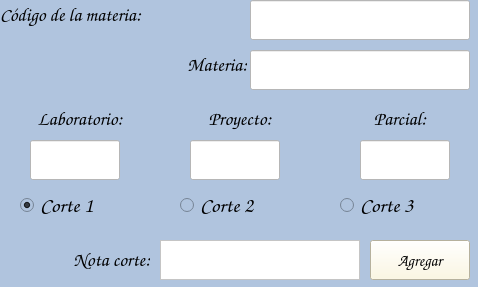
<?xml version="1.0" encoding="UTF-8"?>
<ui version="4.0">
 <class>Form</class>
 <widget class="QWidget" name="Form">
  <property name="geometry">
   <rect>
    <x>0</x>
    <y>0</y>
    <width>478</width>
    <height>287</height>
   </rect>
  </property>
  <property name="windowTitle">
   <string>Form</string>
  </property>
  <property name="styleSheet">
   <string notr="true">background-color: rgb(176,196,222);</string>
  </property>
  <widget class="QLabel" name="label_4">
   <property name="geometry">
    <rect>
     <x>160</x>
     <y>100</y>
     <width>160</width>
     <height>39</height>
    </rect>
   </property>
   <property name="font">
    <font>
     <family>Comic Sans MS</family>
     <pointsize>14</pointsize>
     <weight>75</weight>
     <bold>true</bold>
    </font>
   </property>
   <property name="text">
    <string>&lt;html&gt;&lt;head/&gt;&lt;body&gt;&lt;p align=&quot;center&quot;&gt;&lt;span style=&quot; font-weight:400;&quot;&gt;Proyecto:&lt;/span&gt;&lt;/p&gt;&lt;/body&gt;&lt;/html&gt;</string>
   </property>
  </widget>
  <widget class="QLabel" name="label_6">
   <property name="geometry">
    <rect>
     <x>0</x>
     <y>240</y>
     <width>150</width>
     <height>40</height>
    </rect>
   </property>
   <property name="font">
    <font>
     <family>Comic Sans MS</family>
     <pointsize>14</pointsize>
     <weight>75</weight>
     <bold>true</bold>
    </font>
   </property>
   <property name="text">
    <string>&lt;html&gt;&lt;head/&gt;&lt;body&gt;&lt;p align=&quot;right&quot;&gt;&lt;span style=&quot; font-weight:400;&quot;&gt;Nota corte:&lt;/span&gt;&lt;/p&gt;&lt;/body&gt;&lt;/html&gt;</string>
   </property>
  </widget>
  <widget class="QLineEdit" name="pro">
   <property name="geometry">
    <rect>
     <x>190</x>
     <y>140</y>
     <width>90</width>
     <height>40</height>
    </rect>
   </property>
   <property name="font">
    <font>
     <family>Comic Sans MS</family>
     <pointsize>12</pointsize>
    </font>
   </property>
   <property name="toolTip">
    <string>&lt;html&gt;&lt;head/&gt;&lt;body&gt;&lt;p align=&quot;center&quot;&gt;&lt;br/&gt;&lt;/p&gt;&lt;/body&gt;&lt;/html&gt;</string>
   </property>
   <property name="styleSheet">
    <string notr="true">background-color: rgb(255, 255, 255);</string>
   </property>
  </widget>
  <widget class="QRadioButton" name="corte2">
   <property name="geometry">
    <rect>
     <x>180</x>
     <y>190</y>
     <width>130</width>
     <height>30</height>
    </rect>
   </property>
   <property name="font">
    <font>
     <family>Comic Sans MS</family>
     <pointsize>16</pointsize>
     <weight>75</weight>
     <bold>true</bold>
    </font>
   </property>
   <property name="text">
    <string>Corte 2</string>
   </property>
   <property name="checked">
    <bool>false</bool>
   </property>
  </widget>
  <widget class="QLineEdit" name="matees">
   <property name="geometry">
    <rect>
     <x>250</x>
     <y>50</y>
     <width>220</width>
     <height>40</height>
    </rect>
   </property>
   <property name="font">
    <font>
     <family>Comic Sans MS</family>
     <pointsize>12</pointsize>
    </font>
   </property>
   <property name="styleSheet">
    <string notr="true">background-color: rgb(255, 255, 255);</string>
   </property>
  </widget>
  <widget class="QLabel" name="label_5">
   <property name="geometry">
    <rect>
     <x>320</x>
     <y>100</y>
     <width>160</width>
     <height>39</height>
    </rect>
   </property>
   <property name="font">
    <font>
     <family>Comic Sans MS</family>
     <pointsize>14</pointsize>
     <weight>75</weight>
     <bold>true</bold>
    </font>
   </property>
   <property name="text">
    <string>&lt;html&gt;&lt;head/&gt;&lt;body&gt;&lt;p align=&quot;center&quot;&gt;&lt;span style=&quot; font-weight:400;&quot;&gt;Parcial:&lt;/span&gt;&lt;/p&gt;&lt;/body&gt;&lt;/html&gt;</string>
   </property>
  </widget>
  <widget class="QTextBrowser" name="notac">
   <property name="geometry">
    <rect>
     <x>160</x>
     <y>240</y>
     <width>200</width>
     <height>40</height>
    </rect>
   </property>
   <property name="font">
    <font>
     <family>Comic Sans MS</family>
     <pointsize>12</pointsize>
    </font>
   </property>
   <property name="styleSheet">
    <string notr="true">background-color: rgb(255, 255, 255);</string>
   </property>
  </widget>
  <widget class="QRadioButton" name="corte3">
   <property name="geometry">
    <rect>
     <x>340</x>
     <y>190</y>
     <width>130</width>
     <height>30</height>
    </rect>
   </property>
   <property name="font">
    <font>
     <family>Comic Sans MS</family>
     <pointsize>16</pointsize>
     <weight>75</weight>
     <bold>true</bold>
    </font>
   </property>
   <property name="text">
    <string>Corte 3</string>
   </property>
   <property name="checked">
    <bool>false</bool>
   </property>
  </widget>
  <widget class="QLineEdit" name="lab">
   <property name="geometry">
    <rect>
     <x>30</x>
     <y>140</y>
     <width>90</width>
     <height>40</height>
    </rect>
   </property>
   <property name="font">
    <font>
     <family>Comic Sans MS</family>
     <pointsize>12</pointsize>
    </font>
   </property>
   <property name="toolTip">
    <string>&lt;html&gt;&lt;head/&gt;&lt;body&gt;&lt;p align=&quot;center&quot;&gt;&lt;br/&gt;&lt;/p&gt;&lt;/body&gt;&lt;/html&gt;</string>
   </property>
   <property name="styleSheet">
    <string notr="true">background-color: rgb(255, 255, 255);</string>
   </property>
  </widget>
  <widget class="QLabel" name="label_3">
   <property name="geometry">
    <rect>
     <x>0</x>
     <y>100</y>
     <width>160</width>
     <height>39</height>
    </rect>
   </property>
   <property name="font">
    <font>
     <family>Comic Sans MS</family>
     <pointsize>14</pointsize>
     <weight>75</weight>
     <bold>true</bold>
    </font>
   </property>
   <property name="text">
    <string>&lt;html&gt;&lt;head/&gt;&lt;body&gt;&lt;p align=&quot;center&quot;&gt;&lt;span style=&quot; font-weight:400;&quot;&gt;Laboratorio:&lt;/span&gt;&lt;/p&gt;&lt;/body&gt;&lt;/html&gt;</string>
   </property>
  </widget>
  <widget class="QLabel" name="label_2">
   <property name="geometry">
    <rect>
     <x>150</x>
     <y>50</y>
     <width>97</width>
     <height>30</height>
    </rect>
   </property>
   <property name="font">
    <font>
     <family>Comic Sans MS</family>
     <pointsize>14</pointsize>
     <weight>75</weight>
     <bold>true</bold>
    </font>
   </property>
   <property name="text">
    <string>&lt;html&gt;&lt;head/&gt;&lt;body&gt;&lt;p align=&quot;right&quot;&gt;Materia:&lt;/p&gt;&lt;/body&gt;&lt;/html&gt;</string>
   </property>
  </widget>
  <widget class="QRadioButton" name="corte1">
   <property name="geometry">
    <rect>
     <x>20</x>
     <y>190</y>
     <width>130</width>
     <height>30</height>
    </rect>
   </property>
   <property name="font">
    <font>
     <family>Comic Sans MS</family>
     <pointsize>16</pointsize>
     <weight>75</weight>
     <bold>true</bold>
    </font>
   </property>
   <property name="text">
    <string>Corte 1</string>
   </property>
   <property name="checked">
    <bool>true</bool>
   </property>
  </widget>
  <widget class="QLabel" name="label">
   <property name="geometry">
    <rect>
     <x>0</x>
     <y>0</y>
     <width>251</width>
     <height>30</height>
    </rect>
   </property>
   <property name="font">
    <font>
     <family>Comic Sans MS</family>
     <pointsize>14</pointsize>
     <weight>75</weight>
     <bold>true</bold>
    </font>
   </property>
   <property name="text">
    <string>Código de la materia:</string>
   </property>
  </widget>
  <widget class="QLineEdit" name="codiestu">
   <property name="geometry">
    <rect>
     <x>250</x>
     <y>0</y>
     <width>220</width>
     <height>40</height>
    </rect>
   </property>
   <property name="font">
    <font>
     <family>Comic Sans MS</family>
     <pointsize>12</pointsize>
    </font>
   </property>
   <property name="styleSheet">
    <string notr="true">background-color: rgb(255, 255, 255);</string>
   </property>
  </widget>
  <widget class="QLineEdit" name="par">
   <property name="geometry">
    <rect>
     <x>360</x>
     <y>140</y>
     <width>90</width>
     <height>40</height>
    </rect>
   </property>
   <property name="font">
    <font>
     <family>Comic Sans MS</family>
     <pointsize>12</pointsize>
    </font>
   </property>
   <property name="toolTip">
    <string>&lt;html&gt;&lt;head/&gt;&lt;body&gt;&lt;p align=&quot;center&quot;&gt;&lt;br/&gt;&lt;/p&gt;&lt;/body&gt;&lt;/html&gt;</string>
   </property>
   <property name="styleSheet">
    <string notr="true">background-color: rgb(255, 255, 255);</string>
   </property>
  </widget>
  <widget class="QPushButton" name="agregarno">
   <property name="geometry">
    <rect>
     <x>370</x>
     <y>240</y>
     <width>100</width>
     <height>40</height>
    </rect>
   </property>
   <property name="font">
    <font>
     <family>Comic Sans MS</family>
     <pointsize>12</pointsize>
    </font>
   </property>
   <property name="styleSheet">
    <string notr="true">background-color: rgb(255, 248, 220);</string>
   </property>
   <property name="text">
    <string>Agregar</string>
   </property>
  </widget>
 </widget>
 <resources/>
 <connections/>
</ui>
